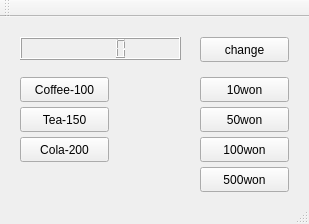
<?xml version="1.0" encoding="UTF-8"?>
<ui version="4.0">
 <class>VendingMachine</class>
 <widget class="QMainWindow" name="VendingMachine">
  <property name="geometry">
   <rect>
    <x>0</x>
    <y>0</y>
    <width>309</width>
    <height>224</height>
   </rect>
  </property>
  <property name="windowTitle">
   <string>VendingMachine</string>
  </property>
  <widget class="QWidget" name="centralWidget">
   <widget class="QLCDNumber" name="lcdNumber">
    <property name="geometry">
     <rect>
      <x>20</x>
      <y>20</y>
      <width>161</width>
      <height>23</height>
     </rect>
    </property>
    <property name="value" stdset="0">
     <double>0.000000000000000</double>
    </property>
   </widget>
   <widget class="QPushButton" name="change">
    <property name="geometry">
     <rect>
      <x>200</x>
      <y>20</y>
      <width>89</width>
      <height>25</height>
     </rect>
    </property>
    <property name="text">
     <string>change</string>
    </property>
   </widget>
   <widget class="QPushButton" name="won10">
    <property name="geometry">
     <rect>
      <x>200</x>
      <y>60</y>
      <width>89</width>
      <height>25</height>
     </rect>
    </property>
    <property name="text">
     <string>10won</string>
    </property>
   </widget>
   <widget class="QPushButton" name="won50">
    <property name="geometry">
     <rect>
      <x>200</x>
      <y>90</y>
      <width>89</width>
      <height>25</height>
     </rect>
    </property>
    <property name="text">
     <string>50won</string>
    </property>
   </widget>
   <widget class="QPushButton" name="won100">
    <property name="geometry">
     <rect>
      <x>200</x>
      <y>120</y>
      <width>89</width>
      <height>25</height>
     </rect>
    </property>
    <property name="text">
     <string>100won</string>
    </property>
   </widget>
   <widget class="QPushButton" name="won500">
    <property name="geometry">
     <rect>
      <x>200</x>
      <y>150</y>
      <width>89</width>
      <height>25</height>
     </rect>
    </property>
    <property name="text">
     <string>500won</string>
    </property>
   </widget>
   <widget class="QPushButton" name="coffee">
    <property name="geometry">
     <rect>
      <x>20</x>
      <y>60</y>
      <width>89</width>
      <height>25</height>
     </rect>
    </property>
    <property name="text">
     <string>Coffee-100</string>
    </property>
   </widget>
   <widget class="QPushButton" name="tea">
    <property name="geometry">
     <rect>
      <x>20</x>
      <y>90</y>
      <width>89</width>
      <height>25</height>
     </rect>
    </property>
    <property name="text">
     <string>Tea-150</string>
    </property>
   </widget>
   <widget class="QPushButton" name="cola">
    <property name="geometry">
     <rect>
      <x>20</x>
      <y>120</y>
      <width>89</width>
      <height>25</height>
     </rect>
    </property>
    <property name="text">
     <string>Cola-200</string>
    </property>
    <property name="autoDefault">
     <bool>false</bool>
    </property>
    <property name="default">
     <bool>false</bool>
    </property>
    <property name="flat">
     <bool>false</bool>
    </property>
   </widget>
  </widget>
  <widget class="QToolBar" name="mainToolBar">
   <attribute name="toolBarArea">
    <enum>TopToolBarArea</enum>
   </attribute>
   <attribute name="toolBarBreak">
    <bool>false</bool>
   </attribute>
  </widget>
  <widget class="QStatusBar" name="statusBar"/>
 </widget>
 <layoutdefault spacing="6" margin="11"/>
 <resources/>
 <connections/>
</ui>
